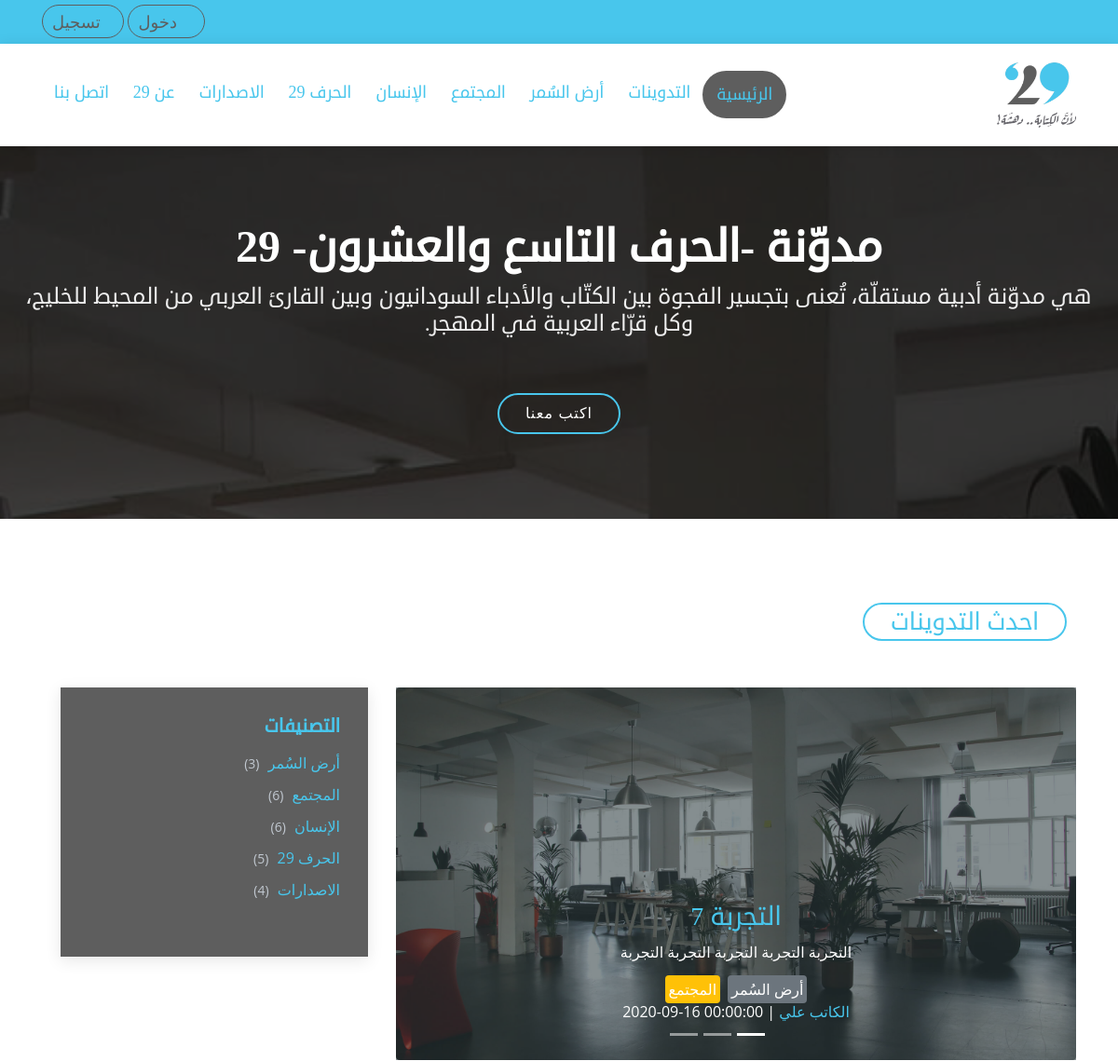
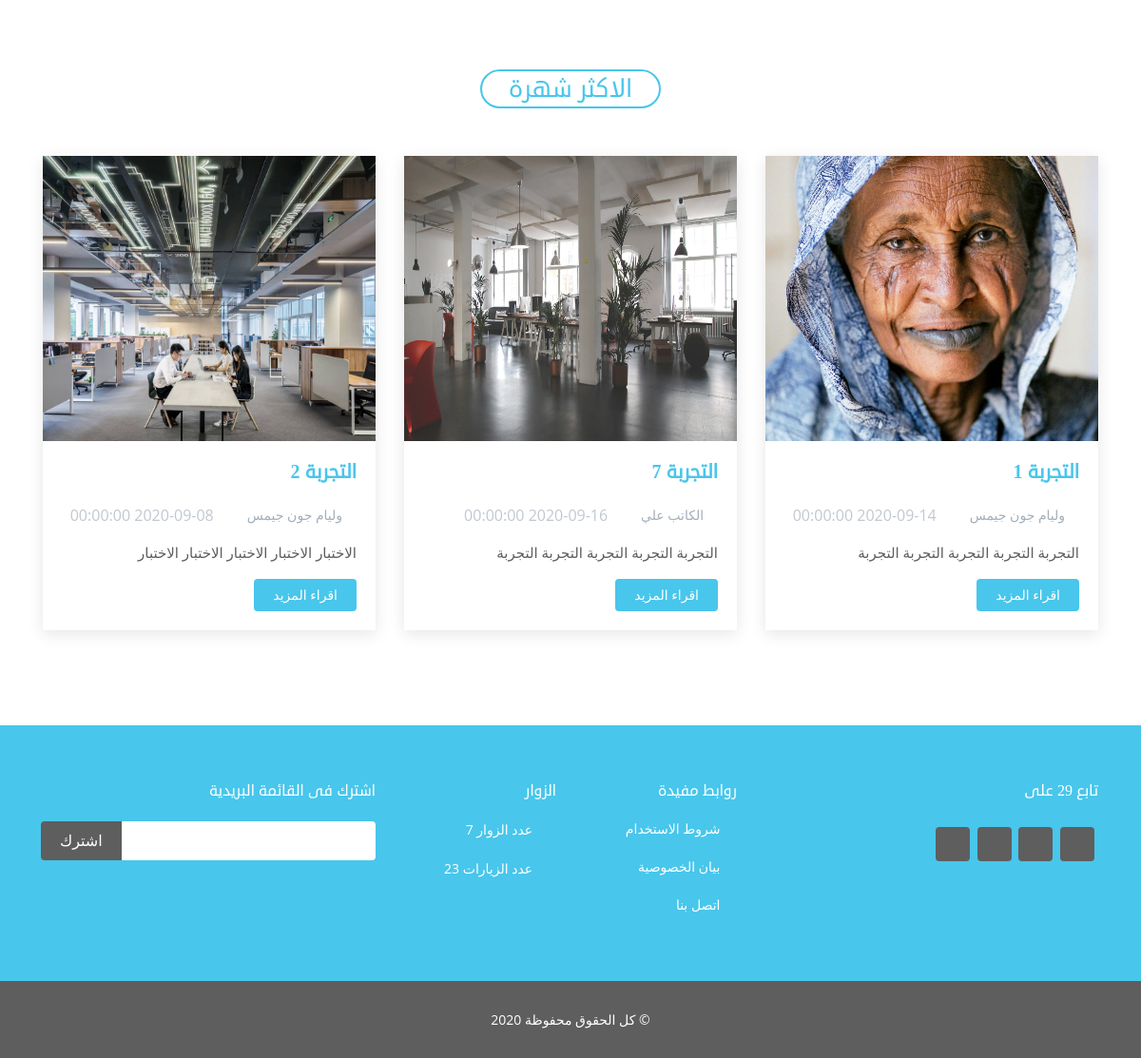
The page / on the database its author committed (2 pictures, top to bottom).
### tables this page shows
CREATE TABLE `b29_category` (
  `cat_id` int(3) NOT NULL,
  `cat_name` varchar(50) NOT NULL,
  `cat_class` varchar(20) NOT NULL,
  `create_at` datetime NOT NULL,
  `create_by` int(5) NOT NULL,
  `update_at` datetime DEFAULT NULL,
  `update_by` int(5) DEFAULT NULL
);

CREATE TABLE `b29_blog` (
  `b_id` int(5) NOT NULL,
  `b_user` int(5) NOT NULL,
  `b_title` varchar(100) NOT NULL,
  `b_desc` text NOT NULL,
  `b_img` varchar(40) NOT NULL,
  `b_keywords` text NOT NULL,
  `b_blog` text NOT NULL,
  `b_accept_by` int(5) DEFAULT NULL,
  `b_accept_date` datetime DEFAULT NULL,
  `b_likes` int(5) NOT NULL DEFAULT '0',
  `b_see` int(5) NOT NULL DEFAULT '0',
  `create_at` datetime NOT NULL,
  `update_at` datetime DEFAULT NULL,
  `update_by` int(5) DEFAULT NULL
);

CREATE TABLE `b29_staff` (
  `staff_id` int(5) NOT NULL,
  `staff_name` varchar(50) NOT NULL,
  `staff_phone` varchar(20) NOT NULL,
  `staff_email` varchar(50) NOT NULL,
  `staff_type` varchar(10) NOT NULL DEFAULT 'DR',
  `staff_address` text,
  `staff_img` varchar(20) NOT NULL DEFAULT 'user.jpg',
  `staff_active` int(1) NOT NULL DEFAULT '1',
  `staff_about` text,
  `staff_face` varchar(100) DEFAULT NULL,
  `staff_twitter` varchar(100) DEFAULT NULL,
  `staff_linked` varchar(100) DEFAULT NULL,
  `staff_instagram` varchar(100) DEFAULT NULL,
  `staff_pass` varchar(100) NOT NULL,
  `create_at` datetime NOT NULL,
  `create_by` int(5) DEFAULT NULL,
  `update_at` datetime DEFAULT NULL,
  `update_by` int(5) DEFAULT NULL
);

### controller/dashboard.php (called while the page is built, shortened)
<?php
	class dashboard extends controller
	{
		function __construct()
		{
			$this->view->CSS = array();
			$this->view->JS = array('views/dashboard/JS/dash.js');
			$this->view->curr_page = "dashboard";
		}
		function index()
		{
			$this->view->menu 			= $this->model->menu();
			$this->view->last_blog 		= $this->model->blog('last');
			$this->view->most_read_blog = $this->model->blog('most_read');
			$this->view->most_like_blog = $this->model->blog('most_like');
			$this->view->render(array('dashboard/index'),'home');
		}
	}
?>

### index.php (called while the page is built, shortened)
<?php
	$app = new bootstrap();
?>

### lib/session.php (called while the page is built, shortened)
<?php
	class session
	{
		public static function get($key)
		{
			if(isset($_SESSION[$key]))
			{
				return $_SESSION[$key];
			}else
			{
				return false;
			}
		}
	}
?>

### lib/database.php (called while the page is built, shortened)
<?php
	class database extends PDO
	{
		function __construct()
		{
			$this->get_config();
		}
		private function get_config()
		{
			$x = $this->select("SELECT * FROM ".DB_PREFEX."config",array());
		}
		public function select($sql,$data,$fetchMode = PDO::FETCH_ASSOC)
		{
			$sth = $this->prepare($sql);
			if(count($data)>0)
			{
				foreach($data as $key => $val)
				{
					$sth->bindValue("$key",$val);
				}
			}
			$sth->execute();
			return $sth->fetchAll($fetchMode);
		}
		public function get_menu()
		{
			$x = $this->select("SELECT ".DB_PREFEX."category.*, count(blog_id) as no
								FROM ".DB_PREFEX."category
								LEFT JOIN ".DB_PREFEX."blog_category ON category = cat_id
								WHERE 1=1
								GROUP BY cat_id",array());
			$menu = array();
			foreach($x as $val)
			{
				$menu[$val['cat_id']] = array('id'=>$val['cat_id']
											,'name'=>$val['cat_name']
											,'count'=>$val['no']
											);
			}
			return $menu;
		}
	}
?>

### models/dashboard_model.php (called while the page is built, shortened)
<?php
	class dashboard_model extends model
	{
		function __construct()
		{
			parent::__construct();
		}
		public function menu()
		{
			return $this->db->get_menu();
		}
		public function blog($type="last",$limit=3)
		{
			$order = "";
			switch($type)
			{
				case "most_read": $order = "b_see"; break;
				case "most_like": $order = "b_likes"; break;
				case "last": default: $order = "b_accept_date";
			}
			$blog = array();
			$b = $this->db->select("SELECT b_id, b_title, b_desc, b_img, b_likes, b_see, b_accept_date
									,b_user, staff_name, staff_phone, staff_email, staff_img
									FROM ".DB_PREFEX."blog
									JOIN ".DB_PREFEX."staff ON b_user = staff_id
									WHERE b_accept_date IS NOT NULL
									ORDER BY $order DESC
									LIMIT $limit
									",array());
			foreach($b as $val)
			{
				$x = array('id'			=>$val['b_id'],
							'title'		=>$val['b_title'],
							'desc'		=>$val['b_desc'],
							'img'		=>$val['b_img'],
							'likes'		=>$val['b_likes'],
							'b_see'		=>$val['b_see'],
							'publish'	=>$val['b_accept_date'],
							'user'		=>$val['b_user'],
							'name'		=>$val['staff_name'],
							'phone'		=>$val['staff_phone'],
							'email'		=>$val['staff_email'],
							'user_img'	=>$val['staff_img'],
							'cat'		=>array()
							);
				$cat = $this->db->select('SELECT cat_id, cat_name,comment,cat_class
									FROM '.DB_PREFEX.'blog_category
									JOIN '.DB_PREFEX.'category ON category = cat_id
									WHERE blog_id = :ID
									',array(':ID'=>$val['b_id']));
				foreach($cat as $value)
				{
					array_push($x['cat'],array('id'=>$value['cat_id']
											,'name'=>$value['cat_name']
											,'class'=>$value['cat_class']
											,'comm'=>$value['comment']));
				}
				array_push($blog,$x);
			}
			return $blog;
		}
	}
?>

### lib/model.php (called while the page is built)
<?php
	class model
	{
		function __construct()
		{
			$this->db = new database();
		}
	}
?>

### lib/controller.php (called while the page is built, shortened)
<?php
	class controller
	{
		public function loadModel($name,$model_path)
		{
			$path = $model_path.$name.'_model.php';
			if(file_exists($path))
			{
				$this->model = new $model_name();
			}
		}
	}
?>

### views/dashboard/index.php (the view)
<section id="hero">
	<div class="hero-container" data-aos="fade-up">
		<h1>مدوّنة -الحرف التاسع والعشرون- 29</h1>
		<h2>هي مدوّنة أدبية مستقلّة، تُعنى بتجسير الفجوة بين الكتّاب والأدباء السودانيون وبين القارئ العربي من المحيط للخليج، وكل قرّاء العربية في المهجر.</h2>
		<a href="<?php echo URL ?>login/register" class="btn-get-started scrollto">اكتب معنا</a>
	</div>
</section>
<main id="main">
	<section id="blog" class="blog">
		<div class="container">
			<div class="section-title text-right">
				<h2>احدث التدوينات</h2>
			</div>
			<div class="row">
				<div class="col-lg-8">
					<div id="carouseId" class="carousel slide" data-ride="carousel">
						<ol class="carousel-indicators">
							<li data-target="#carouseId" data-slide-to="0" class="active"></li>
							<li data-target="#carouseId" data-slide-to="1"></li>
							<li data-target="#carouseId" data-slide-to="2"></li>
						</ol>
						<div class="carousel-inner">
						<?php
							$active = "active";
							foreach($this->last_blog as $val)
							{
						?>
							<div class="carousel-item <?php echo $active?>" style="">
								<img src="<?php echo URL."public/IMG/blog/".$val['img'] ?>" class="img-fluid rounded d-block w-100 h-100 slide-img" alt="">
								<div class="carousel-caption d-md-block">
									<h3> <a href="<?php echo URL."blog/details/".$val['id']?>"> <?php echo $val['title']?> </a></h3>
									<p><?php echo $val['desc']?></p>
									<div class="entry-meta">
										<div>
										<?php
											foreach($val['cat'] as $value)
											{
												echo "<span class='rounded mx-1 p-1 ".$value['class']."'>".$value['name']."</span>";
											}
										?>
										</div>
										<span> <a href="<?php echo URL."blog/user/".$val['user']?>"><i class="icofont-user"></i> <?php echo $val['name']?> </a></span> |
										<span>
											<i class="icofont-wall-clock"></i>
											<time datetime="<?php echo $val['publish']?>"> <?php echo $val['publish']?> </time>
										</span>
									</div>
								</div>
							</div>
						<?php
								$active = "";
							}
						?>
						</div>
					</div>
				</div>
				<div class="col-lg-4">
					<div class="sidebar">
						<h3 class="sidebar-title">التصنيفات</h3>
						<div class="sidebar-item categories">
							<ul>
							<?php
								foreach($this->menu as $val)
								{
									echo "<li><a href='".URL."blog/index/".$val['id']."'>".$val['name']." <span>(".$val['count'].")</span></a></li>";
								}
							?>
							</ul>
						</div>
					</div>
				</div>
			</div>
		</div>
		<br/>
		<div class="container">
			<div class="section-title">
				<h2>الاكثر شهرة</h2>
			</div>
			<div class="row">
			<?php
				foreach($this->most_read_blog as $val)
				{
			?>
				<div class="col-lg-4  col-md-6 d-flex align-items-stretch" data-aos="fade-up">
					<article class="entry">
						<div class="entry-img">
							<img src="<?php echo URL."public/IMG/blog/".$val['img'] ?>" alt="" class="img-fluid" />
						</div>
						<h2 class="entry-title">
							<a href="<?php echo URL."blog/details/".$val['id']?>"><?php echo $val['title']?></a>
						</h2>
						<div class="entry-meta">
							<ul>
								<li class="d-flex align-items-center"><i class="icofont-user"></i> <a href="<?php echo URL."blog/user/".$val['user']?>"><?php echo $val['name']?></a></li>
								<li class="d-flex align-items-center"><i class="icofont-wall-clock"></i> <time datetime="<?php echo $val['publish']?>"><?php echo $val['publish']?></time></li>
							</ul>
						</div>
						<div class="entry-content">
							<p><?php echo $val['desc']?></p>
							<div class="read-more">
								<a href="<?php echo URL."blog/details/".$val['id']?>">اقراء المزيد </a>
							</div>
						</div>
					</article>
				</div>
			<?php
				}
			?>
			</div>
		</div>
	</section>
</main>

### views/menus/default.php (shortened to what this page needs)
<section id="topbar" class="d-none d-lg-block">
	<div class="container d-flex">
		<div class="contact-info mr-auto">
		<?php
			if(session::get('user_type'))
			{
		?>
			<a href="<?php echo URL ?>login/logout"><i class="icofont-sign-out"></i> خروج </a>
		<?php
			}else{
		?>
			<a href="<?php echo URL ?>login"><i class="icofont-sign-in"></i> دخول</a>
			<a href="<?php echo URL ?>login/register"><i class="icofont-user"></i>تسجيل</a>
		<?php
			}
		?>
		</div>
	</div>
</section>
<header id="header" class="header-inner-pages sticky-top">
	<div class="container d-flex align-items-center">
		<a href="<?php echo URL ?>" class="logo"><img src="<?php echo URL ?>public/IMG/logo.png" alt="" class="img-fluid"></a>
		<nav class="nav-menu d-none mr-auto d-lg-block">
			<ul>
				<li class="<?php echo ($this->curr_page=="dashboard")?"nav_menu_active_page":"";?>"><a href="<?php echo URL ?>dashboard/">الرئيسية</a></li>
				<li class="<?php echo ($this->curr_page=="blog")?"nav_menu_active_page":"";?>"><a href="<?php echo URL ?>blog/index">التدوينات</a></li>
			<?php
				foreach($this->menu as $val)
				{
					$cls = ($this->curr_page=="blog_".$val['id'])?"nav_menu_active_page":"";
					echo "<li class='".$cls."'><a href='".URL."blog/index/".$val['id']."'>".$val['name']."</a></li>";
				}
			?>
				<li class="<?php echo ($this->curr_page=="about")?"nav_menu_active_page":"";?>"><a href="<?php echo URL ?>dashboard/about">عن 29 </a></li>
				<li class="<?php echo ($this->curr_page=="contact")?"nav_menu_active_page":"";?>"><a href="<?php echo URL ?>dashboard/contact">اتصل بنا</a></li>
			</ul>
		</nav>
	</div>
</header>

### lib/view.php (shortened to what this page needs)
<?php
	class view
	{
		public function render($files,$class="")
		{
			$this->get_header($class);
			foreach($files as $k => $name)
			{
				$file_name = "views/".$name.".php";
				if(file_exists($file_name))
				{
					require($file_name);
				}else
				{
					$this->file_name = $name;
					require("views/error/err404.php");
				}
			}
		}
		public function get_header($class)
		{
			require("views/header/header.php");
			$this->get_menus($class);
		}
		private function get_menus($class)
		{
			require("views/menus/default.php");
		}
		public function get_footer($class)
		{
			require("views/footer/footer.php");
		}
	}
?>

### rows shown on the page
b29_category: cat_name "أرض السُمر", count "3"
b29_category: cat_name "المجتمع", count "6"
b29_category: cat_name "الإنسان", count "6"
b29_category: cat_name "الحرف 29", count "5"
b29_category: cat_name "الاصدارات", count "4"
b29_blog: b_img (picture), b_title "التجربة 7", b_desc "التجربة التجربة التجربة التجربة التجربة", name "أرض السُمر", name "المجتمع", b_user.staff_name "الكاتب علي", b_accept_date "2020-09-16 00:00:00"
b29_blog: b_img (picture), b_title "التجربة 1", b_user.staff_name "وليام جون جيمس", b_accept_date "2020-09-14 00:00:00", b_desc "التجربة التجربة التجربة التجربة التجربة"
b29_blog: b_img (picture), b_title "التجربة 2", b_user.staff_name "وليام جون جيمس", b_accept_date "2020-09-08 00:00:00", b_desc "الاختبار الاختبار الاختبار الاختبار الاختبار"

### other values the page prints
session::get('NEW_VISIT') "7"
session::get('VISIT') "23"
